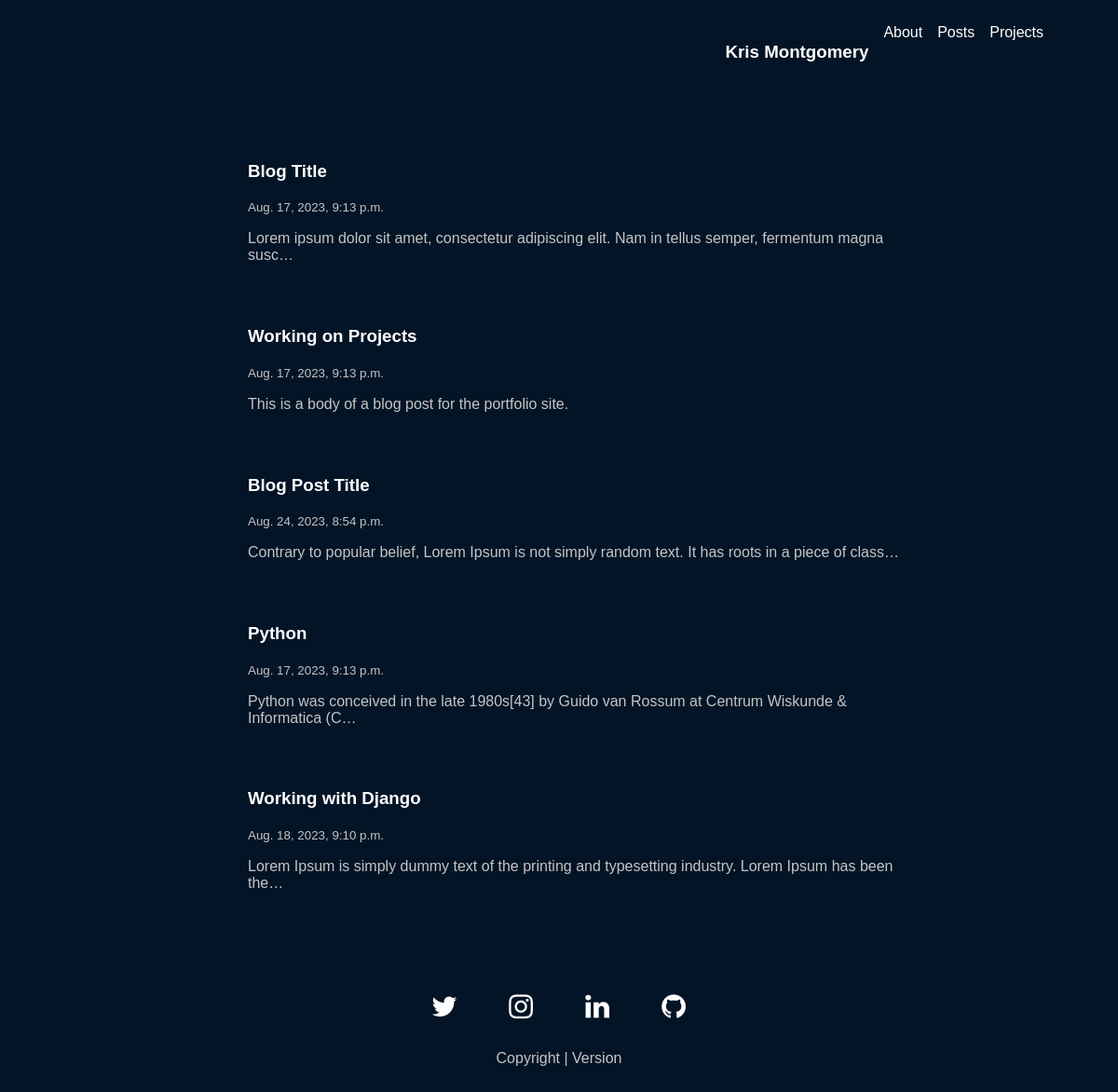
The app's page /posts/, older data.
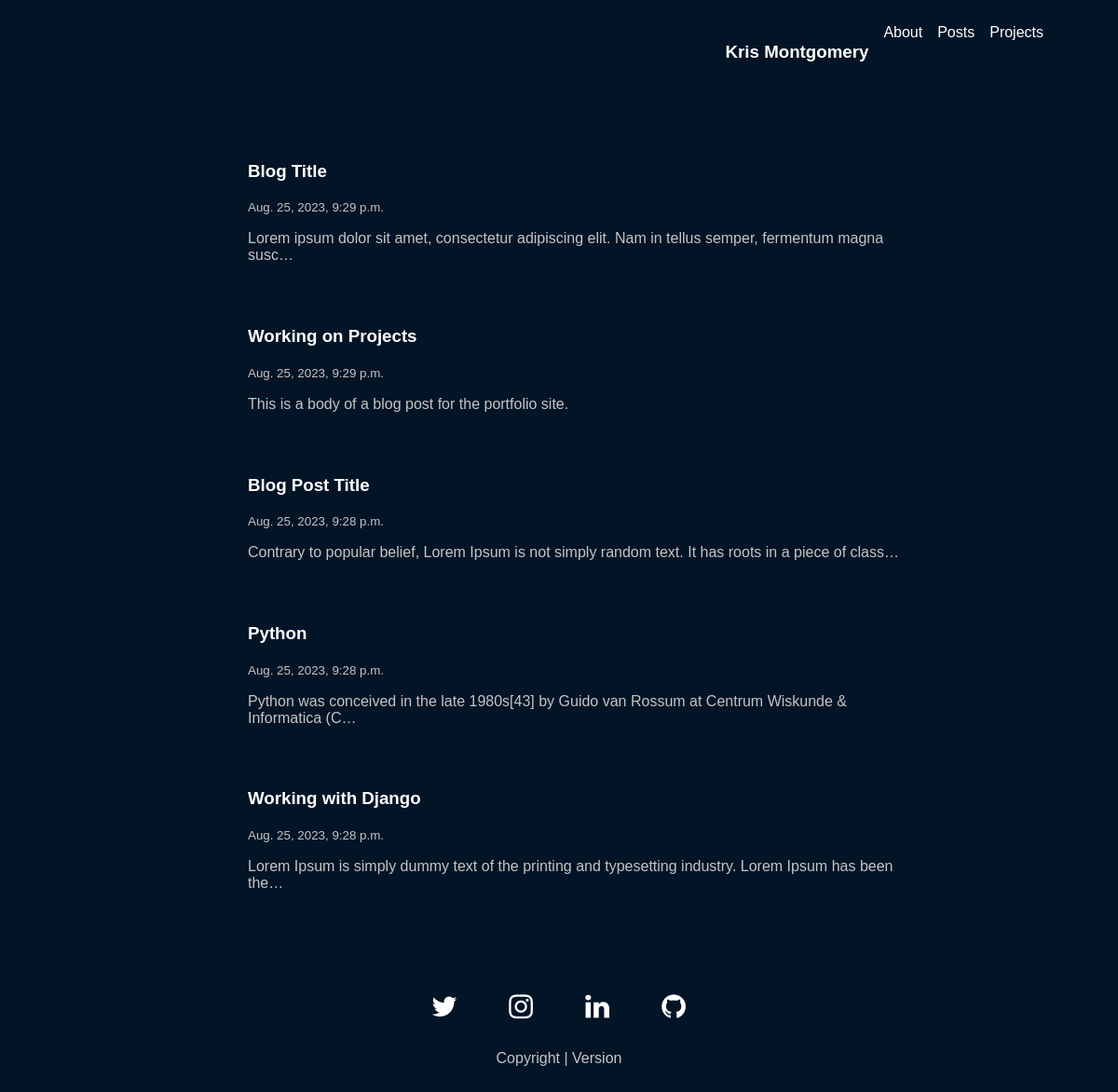
The same page, newer data.
### main/models.py (models this page shows, shortened)
class blogPosts(models.Model):
    author = models.ForeignKey(User, on_delete=models.SET_NULL, null=True)
    blog_title = models.CharField(null=True, blank=True, max_length=200)
    blog_image = models.ImageField(upload_to='static/images', blank=True, null=True, height_field=None, width_field=None, max_length=100,)
    blog_image_info = models.TextField(null=True, blank=True)
    blog_body = models.TextField(null=True, blank=True)
    blog_created_date = models.DateTimeField(auto_now=True)
    blog_topic_one_title = models.CharField(null=True, blank=True, max_length=200)
    blog_topic_image_one = models.ImageField(upload_to='static/images', blank=True, null=True, height_field=None, width_field=None, max_length=100,)
    blog_image_one_info = models.TextField(null=True, blank=True)
    blog_topic_one_body = models.TextField(null=True, blank=True)
    blog_topic_two_title = models.CharField(max_length=200, null=True, blank=True)
    blog_topic_image_two = models.ImageField(upload_to='static/images', blank=True, null=True, height_field=None, width_field=None, max_length=100,)
    blog_topic_image_info_two = models.TextField(null=True, blank=True)
    blog_topic_body_two = models.TextField(null=True, blank=True)
    blog_slug = models.SlugField(default='', null=False)
    blog_links = models.URLField(max_length=500, null=True, blank=True)
    blog_links_two = models.URLField(max_length=500, null=True, blank=True)

### main/views.py (the view)
# urls.py: path('posts/', views.loadAllPosts, name='posts'),
def loadAllPosts(request):
    all_posts = blogPosts.objects.all()
    context = {
        'all_posts': all_posts
    }
    return render(request, 'main/posts.html', context)

### main/templates/main/posts.html
{% extends 'main.html' %}
{% load static %}
{% block content %}
<div class="posts-container">
    <div class="leftside"></div>
        <div class="posts-main-content">
            <ul>
                {% for ap in all_posts %}
                    <li class="posts" onclick='location.href="post/{{ap.id}}";'>
                        <h3>{{ap.blog_title}}</h4>
                        <small>{{ap.blog_created_date}}</small>
                        <p>{{ap.blog_body|truncatechars:100}}</p>
                    </li>
                {% endfor %}
            </ul>
        </div>
    <div class="rightside"></div>
</div>
{% endblock content %}

### Templates/main.html (shortened to what this page needs)
{% load static %}
<!DOCTYPE html>
<html lang="en">
<head>
    <link rel="stylesheet" href="https://cdnjs.cloudflare.com/ajax/libs/font-awesome/4.7.0/css/font-awesome.min.css">
    <link rel="stylesheet" href="{% static 'styles/main.css' %}">
</head>
<body>
    {% include 'navbar.html' %}
        {% block content %}
        {% endblock %}
    {% include 'footer.html' %}
</body>
</html>

### Templates/navbar.html
{% block content %}
    <div class="navbar-container">
        <ul class="navbar">
            <li class="navbar-item fullwidth"><h3><a href="{% url 'home' %}">Kris Montgomery</a></h3></li>
            <li class="navbar-item"><a href="{% url 'about' %}">About</a></li>
            <li class="navbar-item"><a href="{% url 'posts' %}">Posts</a></li>
            <li class="navbar-item"><a href="{% url 'projects' %}">Projects</a></li>
        </ul>
    </div>
{% endblock %}

### Templates/footer.html
{% block content %}
    <div class="footer-container">
        <ul class="footer">
            <li class="footer-item fa fa-twitter"><a href="" target="_blank"></a></li>
            <li class="footer-item fa fa-instagram"><a href="" target="_blank"></a></li>
            <li class="footer-item fa fa-linkedin"><a href="" target="_blank"></a></li>
            <li class="footer-item fa fa-github" ><a href="https://www.google.com" target="_blank"></a></li>
        </ul>
        <div class="copyright">
            <p>Copyright | Version</p>
        </div>
    </div>
{% endblock %}

### static/styles/main.css (style rules this page uses)
body { background-color: rgb(3, 20, 38); font-family: 'Trebuchet MS', sans-serif; margin: 0 4rem 0 4rem; }
h1, h2, h3 { color: white; }
p, small { color: #c5c5c5; }
a { color: white; }
.navbar-container { margin: 0 4em 0 4em; }
.navbar { height: 5rem; display: grid; justify-self: end; grid-template-columns: 1fr repeat(3, fit-content(100px)); grid-gap: 1rem; padding: 0 1rem 0 1rem; align-content: center; }
.navbar-item { list-style-type: none; }
.fullwidth { grid-column: 1 / 2; justify-self: start; }
.leftside { padding: 10px; text-align: center; }
.rightside { padding: 10px; text-align: center; }
.posts-container { display: grid; grid-template-columns: 1fr 3fr 1fr; margin-bottom: 50px; }
.posts-main-content { padding: 10px; color: white; }
.posts { list-style: none; padding: 1em; color: #c5c5c5; cursor: pointer; position: relative; transition: 0.5s; border-radius: 5px; text-align: left; width: 100%; }
.posts:after { content: '→'; position: absolute; opacity: 0; top: 14px; right: -20px; transition: 0.5s; }
.footer-container { bottom: 0; width: 100%; text-align: center; margin: 3em 0 3em 0; }
.footer { list-style-type: none; display: grid; grid-template-columns: repeat(4, fit-content(100px)); grid-gap: 2rem; justify-content: center; }
ul { padding:0; }
a { text-decoration: none; }
.fa { font-size: 30px; cursor: pointer; width: 50px; text-decoration: none; }
.fa-twitter { color: white; }
.fa-instagram { color: white; }
.fa-linkedin { color: white; }
.fa-github { color: white; }
.copyright { display: grid; grid-template-columns: 1fr; justify-items: center; }
@media only screen and (max-width: 1200px) { body { margin: 0; } }
@media only screen and (max-width: 1200px) { .leftside { z-index: 10; } }

Row changes from the older to the newer data that the page shows:
changed blogPosts "Blog Title": blog_created_date "Aug. 17, 2023, 9:13 p.m." → "Aug. 25, 2023, 9:29 p.m."
changed blogPosts "Working on Projects": blog_created_date "Aug. 17, 2023, 9:13 p.m." → "Aug. 25, 2023, 9:29 p.m."
changed blogPosts "Blog Post Title": blog_created_date "Aug. 24, 2023, 8:54 p.m." → "Aug. 25, 2023, 9:28 p.m."
changed blogPosts "Python": blog_created_date "Aug. 17, 2023, 9:13 p.m." → "Aug. 25, 2023, 9:28 p.m."
changed blogPosts "Working with Django": blog_created_date "Aug. 18, 2023, 9:10 p.m." → "Aug. 25, 2023, 9:28 p.m."
